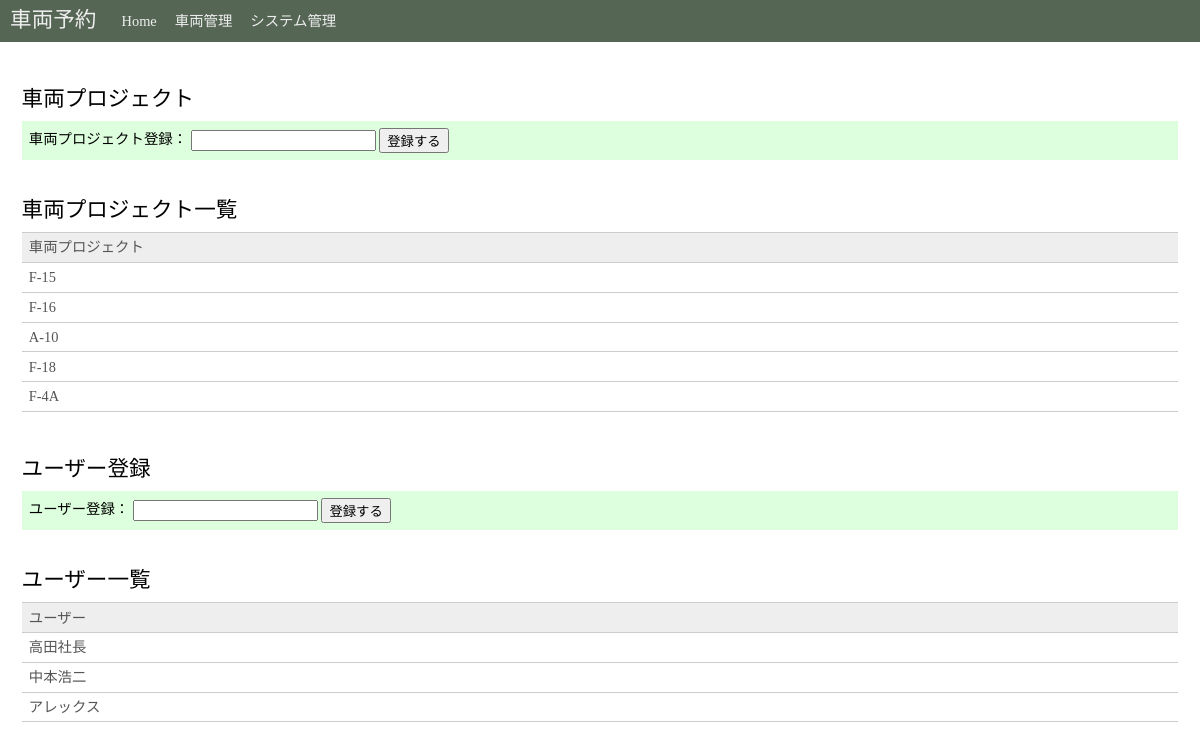
Page /system-info on the earlier database version.
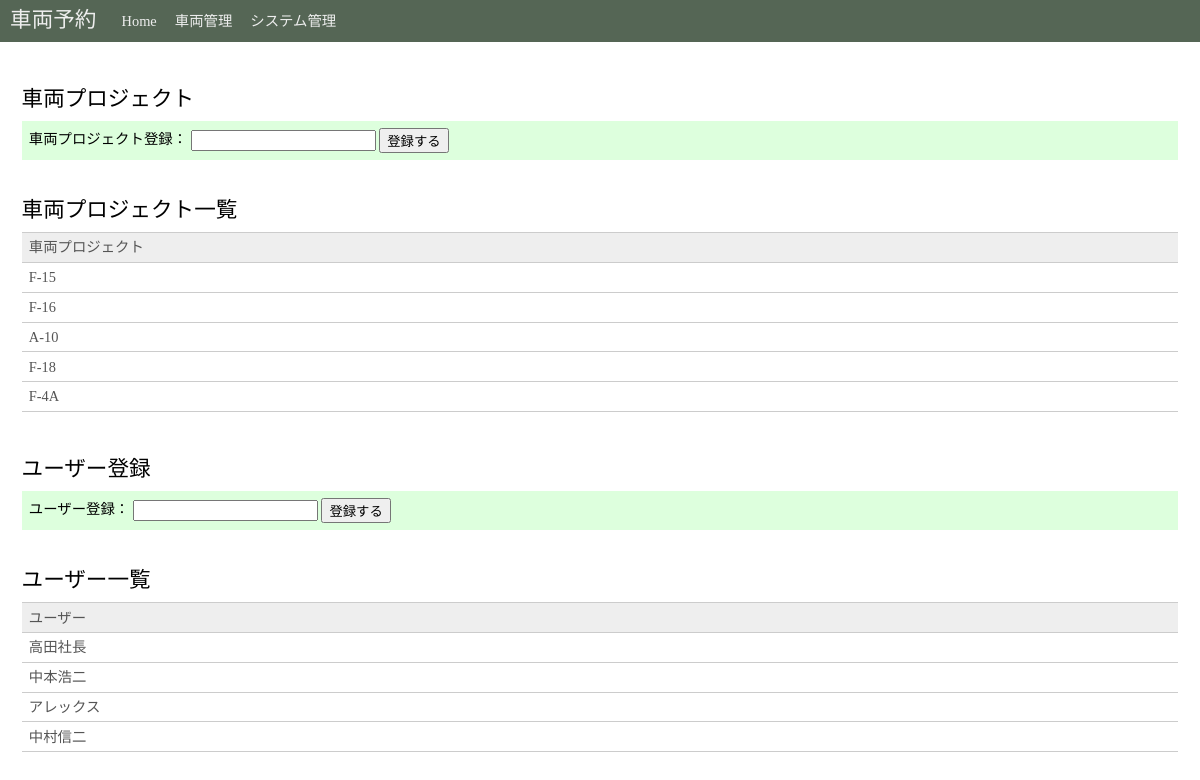
Same page on the later database version.
### tables this page shows
CREATE TABLE car_projects (
        'car_prj_id' INTEGER PRIMARY KEY AUTOINCREMENT,
        'car_prj_code' TEXT NOT NULL
    );

CREATE TABLE persons (
        'person_id' INTEGER PRIMARY KEY AUTOINCREMENT,
        'name' TEXT NOT NULL
    );

### car_reservation.py (the view)
@app.route('/system-info', methods=['GET'])
def show_sys_info():
    db = get_db()
    cur = db.execute('SELECT car_prj_code FROM car_projects')
    car_projects = cur.fetchall()
    cur = db.execute('SELECT name FROM persons')
    persons = cur.fetchall()
    return render_template('sys_admin.html', car_projects=car_projects, persons=persons)

### car_reservation.py (called while the page is built)
def connect_db():
    rv = sqlite3.connect(
        app.config['DATABASE'], detect_types=sqlite3.PARSE_DECLTYPES | sqlite3.PARSE_COLNAMES)
    sqlite3.dbapi2.converters['DATETIME'] = sqlite3.dbapi2.converters['TIMESTAMP']
    rv.row_factory = sqlite3.Row
    return rv

def get_db():
    if not hasattr(g, 'sqlite_db'):
        g.sqlite_db = connect_db()
    return g.sqlite_db

### templates/sys_admin.html
{% extends "layout.html" %}
{% block body %}
<main>
    <article>
        <h2>車両プロジェクト</h2>
        <form class="one_line" action="{{ url_for('add_car_prj') }}" method="post">
            <span>車両プロジェクト登録：</span>
            <input type="text" name="car_prj_code">
            <input type="submit" value="登録する">
        </form>
    </article>
    <article>
        <h2>車両プロジェクト一覧</h2>
        <table class="car_table">
            <tr>
                <th>車両プロジェクト</th>
            </tr>
            {% for car_project in car_projects %}
            <tr>
                <td>{{ car_project.car_prj_code }}</td>
            </tr>
            {% endfor %}
        </table>
    </article>
    <article>
        <h2>ユーザー登録</h2>
        <form class="one_line" action="{{ url_for('add_person') }}" method="post">
            <span>ユーザー登録：</span>
            <input type="text" name="user_name">
            <input type="submit" value="登録する">
        </form>
    </article>
    <article>
        <h2>ユーザー一覧</h2>
        <table class="car_table">
            <tr>
                <th>ユーザー</th>
            </tr>
            {% for person in persons %}
            <tr>
                <td>{{ person.name }}</td>
            </tr>
            {% endfor %}
        </table>
    </article>
</main>
{% endblock %}

Differences in the rows shown:
added persons: name "中村信二"
